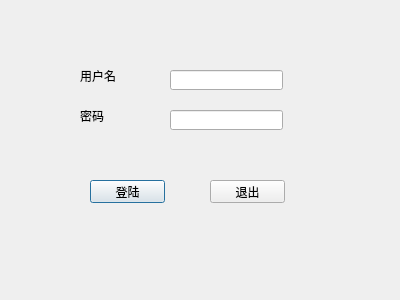
<?xml version="1.0" encoding="UTF-8"?>
<ui version="4.0">
 <class>LoginDialog</class>
 <widget class="QDialog" name="LoginDialog">
  <property name="geometry">
   <rect>
    <x>0</x>
    <y>0</y>
    <width>400</width>
    <height>300</height>
   </rect>
  </property>
  <property name="windowTitle">
   <string>Dialog</string>
  </property>
  <widget class="QLabel" name="label">
   <property name="geometry">
    <rect>
     <x>80</x>
     <y>70</y>
     <width>36</width>
     <height>12</height>
    </rect>
   </property>
   <property name="text">
    <string>用户名</string>
   </property>
  </widget>
  <widget class="QLabel" name="label_2">
   <property name="geometry">
    <rect>
     <x>80</x>
     <y>110</y>
     <width>24</width>
     <height>12</height>
    </rect>
   </property>
   <property name="text">
    <string>密码</string>
   </property>
  </widget>
  <widget class="QLineEdit" name="usrLineEdit">
   <property name="geometry">
    <rect>
     <x>170</x>
     <y>70</y>
     <width>113</width>
     <height>20</height>
    </rect>
   </property>
  </widget>
  <widget class="QLineEdit" name="pwdLineEdit">
   <property name="geometry">
    <rect>
     <x>170</x>
     <y>110</y>
     <width>113</width>
     <height>20</height>
    </rect>
   </property>
  </widget>
  <widget class="QPushButton" name="loginBtn">
   <property name="geometry">
    <rect>
     <x>90</x>
     <y>180</y>
     <width>75</width>
     <height>23</height>
    </rect>
   </property>
   <property name="text">
    <string>登陆</string>
   </property>
  </widget>
  <widget class="QPushButton" name="exitBtn">
   <property name="geometry">
    <rect>
     <x>210</x>
     <y>180</y>
     <width>75</width>
     <height>23</height>
    </rect>
   </property>
   <property name="text">
    <string>退出</string>
   </property>
  </widget>
 </widget>
 <resources/>
 <connections>
  <connection>
   <sender>exitBtn</sender>
   <signal>clicked()</signal>
   <receiver>LoginDialog</receiver>
   <slot>close()</slot>
   <hints>
    <hint type="sourcelabel">
     <x>247</x>
     <y>191</y>
    </hint>
    <hint type="destinationlabel">
     <x>199</x>
     <y>149</y>
    </hint>
   </hints>
  </connection>
 </connections>
</ui>
